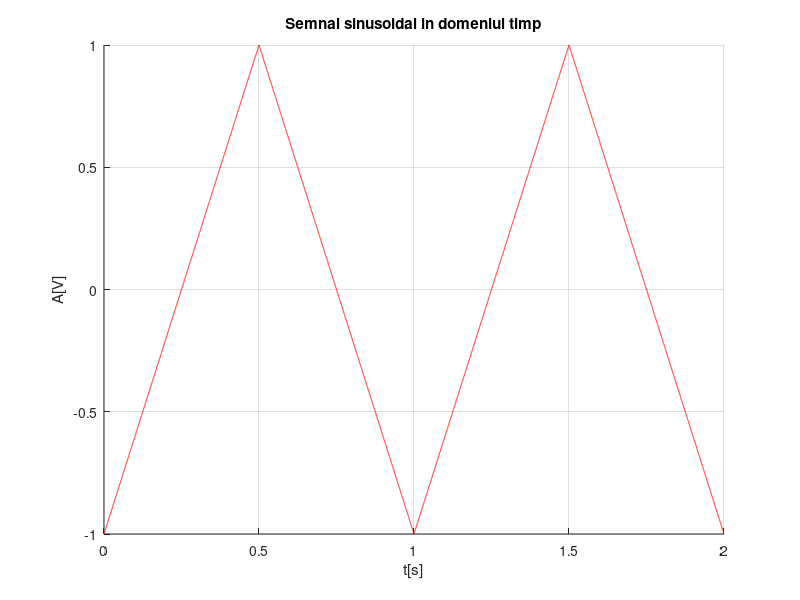
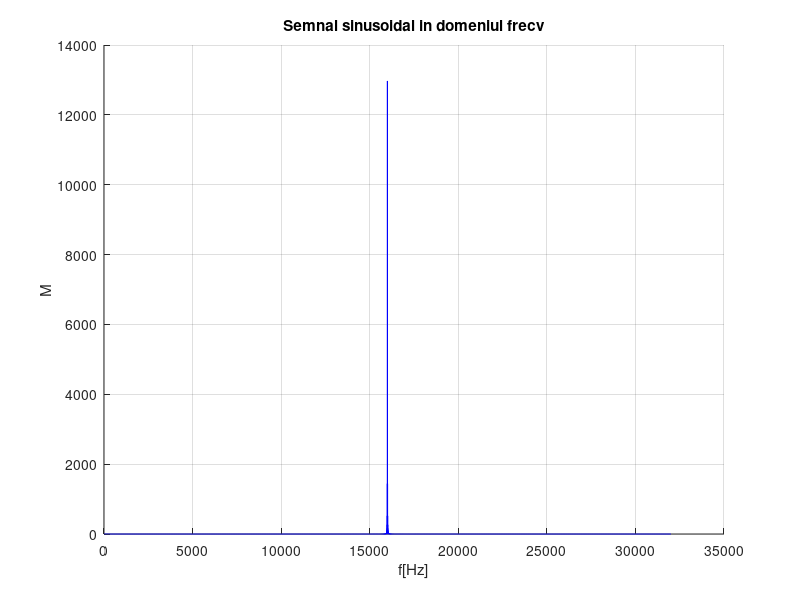

MATLAB code to generate these figures, in order:
clc
close all
clear

fs = 16000;
ts = 1/fs;
len = 2;
a = 1;
t = 0 : ts : len;
f = 1;
phase = pi/2;
% time domain
s1 = a * sin(2 * pi * f * t + phase);
s2 = a * sin(2 * pi * 10*f * t + 0);
s3 = square(2*pi*f*t);
s4 = sawtooth(2*pi*f*t);
s5 = sawtooth(2*pi*f*t,1/2);

s = s5;
% freq domain
S = fft(s);
magnitudes = abs(S);
magnitudes = fftshift(magnitudes);
freq = linspace(-fs/2,fs/2,length(magnitudes));

figure(1)
hold on
plot(t,s,"red")
grid on
title("Semnal sinusoidal in domeniul timp")
xlabel("t[s]")
ylabel("A[V]")
hold off

figure(2)
hold on
plot(magnitudes,"blue")
grid on
title("Semnal sinusoidal in domeniul frecv")
xlabel("f[Hz]")
ylabel("M")
hold off